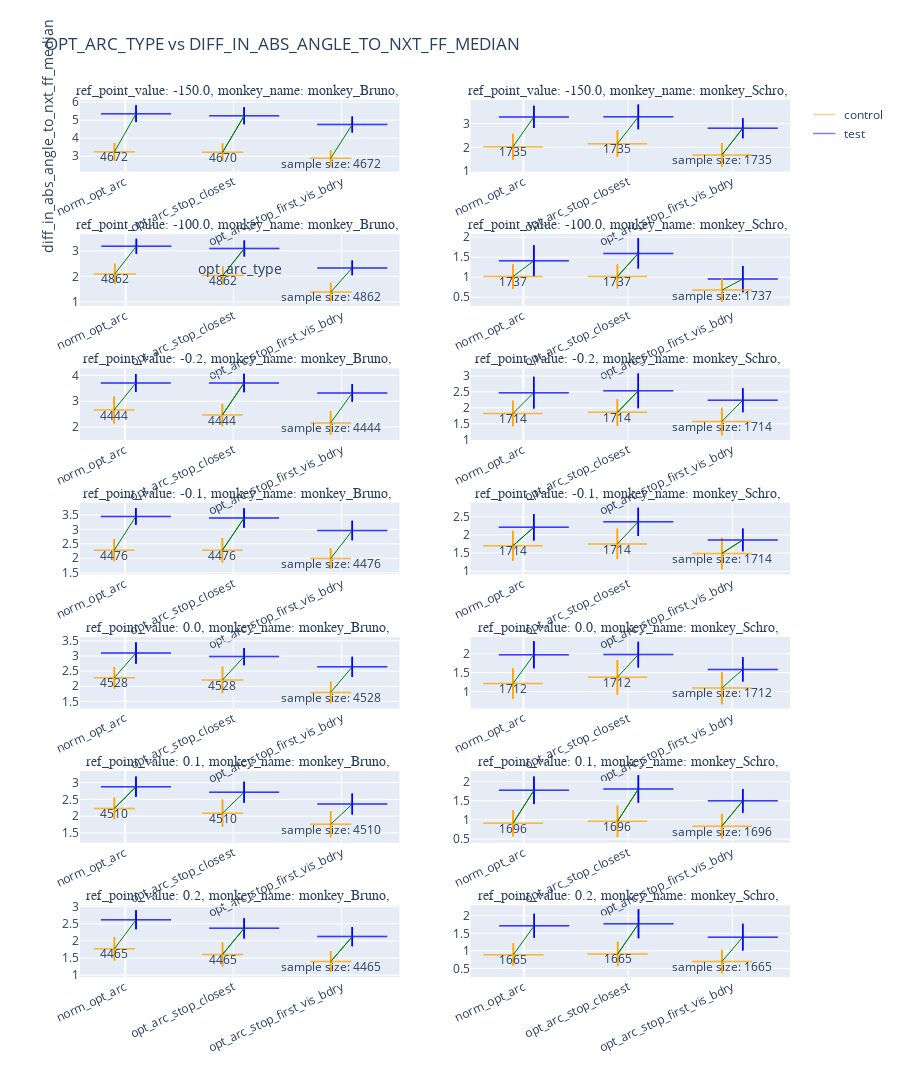

Notebook source saved alongside this figure:
### Markdown cell above
#### across_monkeys_and_arc_types

### Code cell
ps.plot_heading_in_overall_median_info_across_monkeys_and_arc_types()
